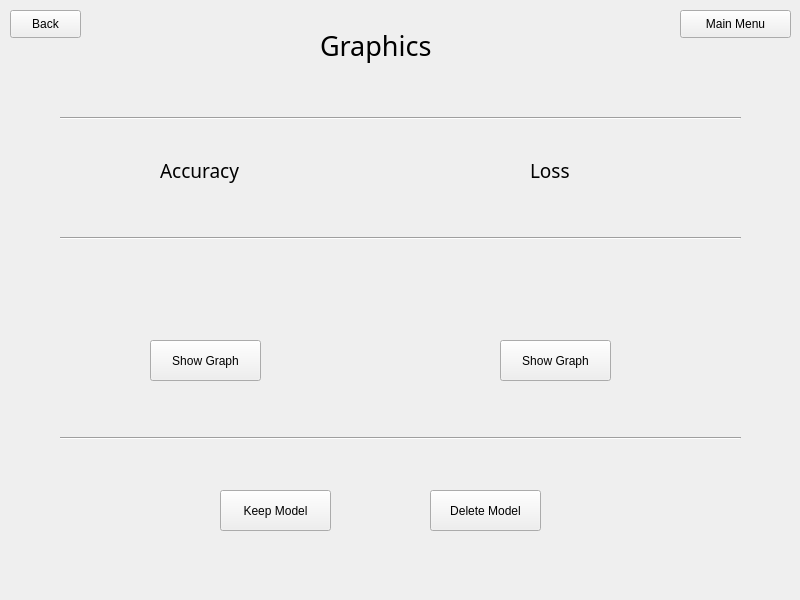
<?xml version="1.0" encoding="UTF-8"?>
<ui version="4.0">
 <class>MainWindow</class>
 <widget class="QMainWindow" name="MainWindow">
  <property name="geometry">
   <rect>
    <x>0</x>
    <y>0</y>
    <width>800</width>
    <height>600</height>
   </rect>
  </property>
  <property name="minimumSize">
   <size>
    <width>800</width>
    <height>600</height>
   </size>
  </property>
  <property name="maximumSize">
   <size>
    <width>800</width>
    <height>600</height>
   </size>
  </property>
  <property name="windowTitle">
   <string>MainWindow</string>
  </property>
  <widget class="QWidget" name="centralwidget">
   <widget class="QLabel" name="label">
    <property name="geometry">
     <rect>
      <x>320</x>
      <y>20</y>
      <width>151</width>
      <height>51</height>
     </rect>
    </property>
    <property name="font">
     <font>
      <family>Book Antiqua</family>
      <pointsize>20</pointsize>
     </font>
    </property>
    <property name="text">
     <string>Graphics</string>
    </property>
   </widget>
   <widget class="QLabel" name="label_2">
    <property name="geometry">
     <rect>
      <x>160</x>
      <y>150</y>
      <width>111</width>
      <height>41</height>
     </rect>
    </property>
    <property name="font">
     <font>
      <family>Book Antiqua</family>
      <pointsize>14</pointsize>
     </font>
    </property>
    <property name="text">
     <string>Accuracy</string>
    </property>
   </widget>
   <widget class="QLabel" name="label_3">
    <property name="geometry">
     <rect>
      <x>530</x>
      <y>150</y>
      <width>71</width>
      <height>41</height>
     </rect>
    </property>
    <property name="font">
     <font>
      <family>Book Antiqua</family>
      <pointsize>14</pointsize>
     </font>
    </property>
    <property name="text">
     <string>Loss</string>
    </property>
   </widget>
   <widget class="QLabel" name="acc_graph">
    <property name="geometry">
     <rect>
      <x>70</x>
      <y>420</y>
      <width>241</width>
      <height>21</height>
     </rect>
    </property>
    <property name="text">
     <string/>
    </property>
   </widget>
   <widget class="QLabel" name="loss_graph">
    <property name="geometry">
     <rect>
      <x>440</x>
      <y>420</y>
      <width>231</width>
      <height>21</height>
     </rect>
    </property>
    <property name="text">
     <string/>
    </property>
   </widget>
   <widget class="QPushButton" name="save">
    <property name="geometry">
     <rect>
      <x>220</x>
      <y>490</y>
      <width>111</width>
      <height>41</height>
     </rect>
    </property>
    <property name="text">
     <string>Keep Model</string>
    </property>
   </widget>
   <widget class="QPushButton" name="graph_acc">
    <property name="geometry">
     <rect>
      <x>150</x>
      <y>340</y>
      <width>111</width>
      <height>41</height>
     </rect>
    </property>
    <property name="text">
     <string>Show Graph</string>
    </property>
   </widget>
   <widget class="QPushButton" name="graph_loss">
    <property name="geometry">
     <rect>
      <x>500</x>
      <y>340</y>
      <width>111</width>
      <height>41</height>
     </rect>
    </property>
    <property name="text">
     <string>Show Graph</string>
    </property>
   </widget>
   <widget class="Line" name="line">
    <property name="geometry">
     <rect>
      <x>60</x>
      <y>430</y>
      <width>681</width>
      <height>16</height>
     </rect>
    </property>
    <property name="orientation">
     <enum>Qt::Horizontal</enum>
    </property>
   </widget>
   <widget class="Line" name="line_2">
    <property name="geometry">
     <rect>
      <x>60</x>
      <y>230</y>
      <width>681</width>
      <height>16</height>
     </rect>
    </property>
    <property name="orientation">
     <enum>Qt::Horizontal</enum>
    </property>
   </widget>
   <widget class="QLabel" name="acc_value">
    <property name="geometry">
     <rect>
      <x>150</x>
      <y>270</y>
      <width>81</width>
      <height>41</height>
     </rect>
    </property>
    <property name="text">
     <string/>
    </property>
   </widget>
   <widget class="QLabel" name="loss_value">
    <property name="geometry">
     <rect>
      <x>530</x>
      <y>270</y>
      <width>81</width>
      <height>41</height>
     </rect>
    </property>
    <property name="text">
     <string/>
    </property>
   </widget>
   <widget class="Line" name="line_3">
    <property name="geometry">
     <rect>
      <x>60</x>
      <y>110</y>
      <width>681</width>
      <height>16</height>
     </rect>
    </property>
    <property name="orientation">
     <enum>Qt::Horizontal</enum>
    </property>
   </widget>
   <widget class="QPushButton" name="delete_">
    <property name="geometry">
     <rect>
      <x>430</x>
      <y>490</y>
      <width>111</width>
      <height>41</height>
     </rect>
    </property>
    <property name="text">
     <string>Delete Model</string>
    </property>
   </widget>
   <widget class="QPushButton" name="back">
    <property name="geometry">
     <rect>
      <x>10</x>
      <y>10</y>
      <width>71</width>
      <height>28</height>
     </rect>
    </property>
    <property name="text">
     <string>Back</string>
    </property>
   </widget>
   <widget class="QPushButton" name="main_menu">
    <property name="geometry">
     <rect>
      <x>680</x>
      <y>10</y>
      <width>111</width>
      <height>28</height>
     </rect>
    </property>
    <property name="text">
     <string>Main Menu</string>
    </property>
   </widget>
  </widget>
 </widget>
 <resources/>
 <connections/>
</ui>
